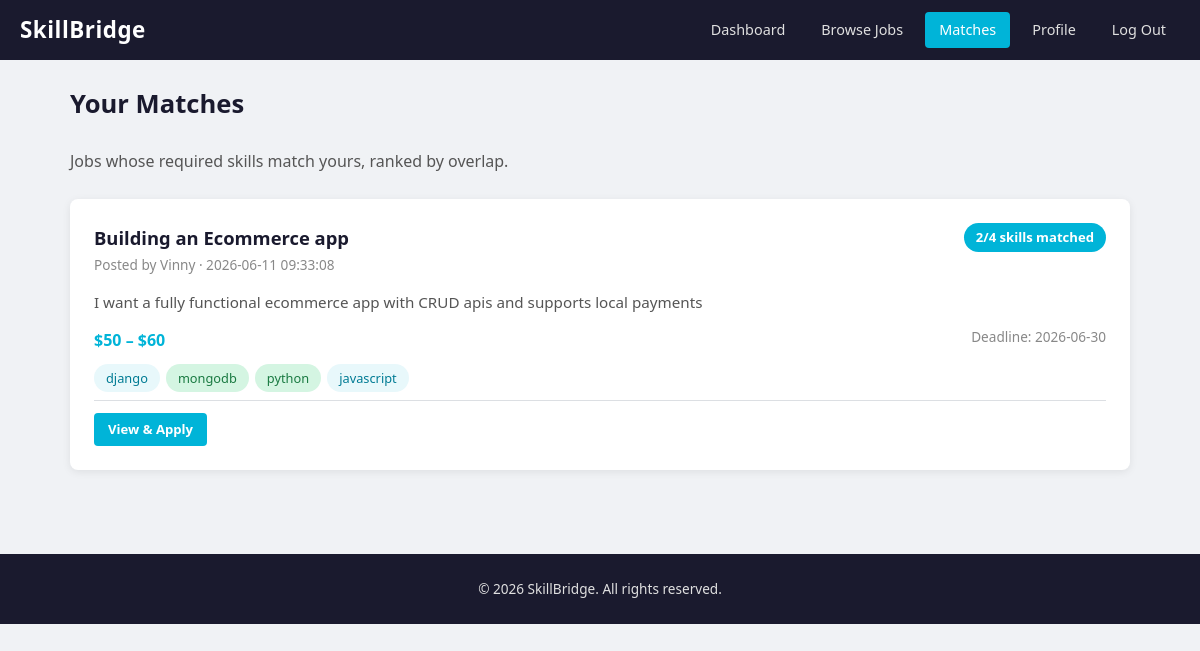
The page /matches.php (signed in) on the database its author committed.
### tables this page shows
CREATE TABLE jobs (
        id INTEGER PRIMARY KEY AUTOINCREMENT,
        client_id INTEGER NOT NULL,
        title TEXT NOT NULL,
        description TEXT NOT NULL,
        budget_min REAL NOT NULL,
        budget_max REAL NOT NULL,
        deadline TEXT NOT NULL,
        status TEXT NOT NULL DEFAULT 'open' CHECK(status IN ('open', 'closed')),
        created_at DATETIME DEFAULT CURRENT_TIMESTAMP,
        FOREIGN KEY (client_id) REFERENCES users(id) ON DELETE CASCADE
    );

### db.php (called while the page is built, shortened)
<?php
function isLoggedIn(): bool {
    return isset($_SESSION['user_id']);
}
function getCurrentUser(PDO $pdo): ?array {
    $stmt = $pdo->prepare('SELECT * FROM users WHERE id = ?');
    $stmt->execute([$_SESSION['user_id']]);
    return $stmt->fetch() ?: null;
}
function getUserSkills(PDO $pdo, int $userId): array {
    $stmt = $pdo->prepare('SELECT skill_name FROM skills WHERE user_id = ?');
    $stmt->execute([$userId]);
    return $stmt->fetchAll(PDO::FETCH_COLUMN);
}
function h(string $str): string {
    return htmlspecialchars($str, ENT_QUOTES, 'UTF-8');
}
?>

### matches.php (the view, shortened to what this page needs)
<?php
require_once __DIR__ . '/db.php';
$user = getCurrentUser($pdo);
$role = $user['role'];
if ($role === 'client') {
    $stmt = $pdo->prepare('
        SELECT DISTINCT js.skill_name
        FROM job_skills js
        JOIN jobs j ON js.job_id = j.id
        WHERE j.client_id = ? AND j.status = ?
    ');
    $stmt->execute([$user['id'], 'open']);
    $requiredSkills = $stmt->fetchAll(PDO::FETCH_COLUMN);
    $matches = [];
    if (!empty($requiredSkills)) {
        $placeholders = implode(',', array_fill(0, count($requiredSkills), '?'));
        $params = $requiredSkills;
        $stmt = $pdo->prepare("
            SELECT u.id, u.name, u.email, u.bio, u.hourly_rate, u.availability,
                   COUNT(s.skill_name) AS match_score
            FROM users u
            JOIN skills s ON u.id = s.user_id
            WHERE u.role = 'freelancer'
              AND LOWER(s.skill_name) IN ($placeholders)
            GROUP BY u.id
            ORDER BY match_score DESC
        ");
        $stmt->execute($params);
        $matches = $stmt->fetchAll();
        $totalRequired = count($requiredSkills);
        foreach ($matches as &$m) {
            $m['skills'] = getUserSkills($pdo, $m['id']);
            $m['total_required'] = $totalRequired;
        }
        unset($m);
    }
} else {
    $userSkills = getUserSkills($pdo, $user['id']);
    $matches = [];
    if (!empty($userSkills)) {
        $placeholders = implode(',', array_fill(0, count($userSkills), '?'));
        $params = $userSkills;
        $stmt = $pdo->prepare("
            SELECT j.id, j.title, j.description, j.budget_min, j.budget_max,
                   j.deadline, j.created_at, u.name AS client_name,
                   COUNT(js.skill_name) AS match_score
            FROM jobs j
            JOIN job_skills js ON j.id = js.job_id
            JOIN users u ON j.client_id = u.id
            WHERE j.status = 'open'
              AND LOWER(js.skill_name) IN ($placeholders)
            GROUP BY j.id
            ORDER BY match_score DESC
        ");
        $stmt->execute($params);
        $matches = $stmt->fetchAll();
    }
}
?>
<!DOCTYPE html>
<html lang="en">
<head>
    <link rel="stylesheet" href="style.css">
</head>
<body>
    <nav class="navbar">
        <a href="dashboard.php" class="navbar-brand">SkillBridge</a>
        <div class="navbar-links">
            <a href="dashboard.php">Dashboard</a>
            <?php if ($role === 'client'): ?>
                <a href="post_job.php">Post Job</a>
                <a href="browse_freelancers.php">Browse Freelancers</a>
            <?php else: ?>
                <a href="browse_jobs.php">Browse Jobs</a>
            <?php endif; ?>
            <a href="matches.php" class="active">Matches</a>
            <a href="profile.php">Profile</a>
            <a href="logout.php">Log Out</a>
        </div>
    </nav>
    <div class="container">
        <h1 class="page-title">Your Matches</h1>
        <?php if ($role === 'client'): ?>
            <p class="page-subtitle">Freelancers whose skills match your job requirements, ranked by overlap.</p>
            <?php if (empty($requiredSkills)): ?>
                <div class="empty-state">
                    <p>Post a job first to see matching freelancers.</p>
                    <a href="post_job.php" class="btn btn-primary">Post a Job</a>
                </div>
            <?php elseif (empty($matches)): ?>
                <div class="empty-state">
                    <p>No freelancers match your required skills yet.</p>
                </div>
            <?php else: ?>
                <?php foreach ($matches as $m): ?>
                    <div class="card">
                        <div class="card-header">
                            <div>
                                <h2 class="card-title"><?= h($m['name']) ?></h2>
                                <span class="card-meta"><?= h($m['email']) ?></span>
                            </div>
                            <span class="match-score"><?= $m['match_score'] ?>/<?= $m['total_required'] ?> skills matched</span>
                        </div>
                        <?php if ($m['bio']): ?>
                            <div class="card-body"><?= nl2br(h($m['bio'])) ?></div>
                        <?php endif; ?>
                        <div class="flex-between mb-8" style="flex-wrap:wrap; gap:8px;">
                            <span class="budget-range">$<?= number_format($m['hourly_rate'], 2) ?>/hr</span>
                            <span class="badge badge-<?= $m['availability'] === 'available' ? 'open' : 'closed' ?>">
                                <?= h(ucfirst($m['availability'])) ?>
                            </span>
                        </div>
                        <div class="skill-tags">
                            <?php foreach ($m['skills'] as $sk): ?>
                                <span class="skill-pill <?= in_array($sk, $requiredSkills) ? 'match' : '' ?>"><?= h($sk) ?></span>
                            <?php endforeach; ?>
                        </div>
                    </div>
                <?php endforeach; ?>
            <?php endif; ?>
        <?php else: ?>
            <p class="page-subtitle">Jobs whose required skills match yours, ranked by overlap.</p>
            <?php if (empty($userSkills)): ?>
                <div class="empty-state">
                    <p>Add skills to your profile to see matching jobs.</p>
                    <a href="profile.php" class="btn btn-primary">Edit Profile</a>
                </div>
            <?php elseif (empty($matches)): ?>
                <div class="empty-state">
                    <p>No jobs match your skills yet. Check back later!</p>
                </div>
            <?php else: ?>
                <?php foreach ($matches as $m): ?>
                    <div class="card">
                        <div class="card-header">
                            <div>
                                <h2 class="card-title"><?= h($m['title']) ?></h2>
                                <span class="card-meta">Posted by <?= h($m['client_name']) ?> &middot; <?= h($m['created_at']) ?></span>
                            </div>
                            <span class="match-score"><?= $m['match_score'] ?>/<?= $m['total_skills'] ?> skills matched</span>
                        </div>
                        <div class="card-body"><?= nl2br(h(substr($m['description'], 0, 300))) ?><?= strlen($m['description']) > 300 ? '...' : '' ?></div>
                        <div class="flex-between mb-8" style="flex-wrap:wrap; gap:8px;">
                            <span class="budget-range">$<?= number_format($m['budget_min']) ?> – $<?= number_format($m['budget_max']) ?></span>
                            <span class="card-meta">Deadline: <?= h($m['deadline']) ?></span>
                        </div>
                        <div class="skill-tags">
                            <?php foreach ($m['job_skills'] as $sk): ?>
                                <span class="skill-pill <?= in_array($sk, $userSkills) ? 'match' : '' ?>"><?= h($sk) ?></span>
                            <?php endforeach; ?>
                        </div>
                        <div class="card-footer">
                            <a href="browse_jobs.php" class="btn btn-primary btn-sm">View &amp; Apply</a>
                        </div>
                    </div>
                <?php endforeach; ?>
            <?php endif; ?>
        <?php endif; ?>
    </div>
    <footer class="footer">&copy; 2026 SkillBridge. All rights reserved.</footer>
</body>
</html>

### style.css (style rules this page uses)
:root { --color-bg-dark: #1a1a2e; --color-bg-page: #f0f2f5; --color-accent: #00b4d8; --color-accent-hover: #0096b7; --color-white: #ffffff; --color-text-primary: #1a1a2e; --color-text-secondary: #555555; --color-text-light: #888888; --color-text-on-dark: #e0e0e0; --color-border: #dcdfe3; --color-danger: #e74c3c; --color-danger-hover: #c0392b; --color-success: #27ae60; --color-success-hover: #219150; --color-warning: #f39c12; --color-pill-bg: #e8f8fb; --color-pill-text: #007b94; --shadow-card: 0 2px 8px rgba(0, 0, 0, 0.08); --shadow-card-hover: 0 4px 16px rgba(0, 0, 0, 0.12); --radius: 8px; --radius-sm: 4px; --radius-pill: 50px; --font-family: 'Segoe UI', -apple-system, BlinkMacSystemFont, sans-serif; --max-width: 1100px; --nav-height: 60px; }
*, *::before, *::after { box-sizing: border-box; margin: 0; padding: 0; }
html { font-size: 16px; scroll-behavior: smooth; }
body { font-family: var(--font-family); background: var(--color-bg-page); color: var(--color-text-primary); line-height: 1.6; min-height: 100vh; }
a { color: var(--color-accent); text-decoration: none; }
.navbar { background: var(--color-bg-dark); height: var(--nav-height); display: flex; align-items: center; justify-content: space-between; padding: 0 20px; position: sticky; top: 0; z-index: 100; }
.navbar-brand { color: var(--color-white); font-size: 1.4rem; font-weight: 700; letter-spacing: 0.5px; }
.navbar-links { display: flex; align-items: center; gap: 8px; }
.navbar-links a { color: var(--color-text-on-dark); padding: 6px 14px; border-radius: var(--radius-sm); font-size: 0.9rem; transition: background 0.2s, color 0.2s; }
.navbar-links a.active { background: var(--color-accent); color: var(--color-white); }
.container { max-width: var(--max-width); margin: 0 auto; padding: 24px 20px; }
.page-title { font-size: 1.6rem; font-weight: 700; margin-bottom: 24px; color: var(--color-text-primary); }
.page-subtitle { font-size: 1rem; color: var(--color-text-secondary); margin-bottom: 24px; }
.card { background: var(--color-white); border-radius: var(--radius); box-shadow: var(--shadow-card); padding: 24px; margin-bottom: 20px; transition: box-shadow 0.2s; }
.card-header { display: flex; justify-content: space-between; align-items: flex-start; margin-bottom: 12px; }
.card-title { font-size: 1.15rem; font-weight: 600; color: var(--color-text-primary); }
.card-meta { font-size: 0.85rem; color: var(--color-text-light); margin-bottom: 8px; }
.card-body { font-size: 0.95rem; color: var(--color-text-secondary); margin-bottom: 12px; }
.card-footer { display: flex; justify-content: space-between; align-items: center; padding-top: 12px; border-top: 1px solid var(--color-border); }
.skill-tags { display: flex; flex-wrap: wrap; gap: 6px; margin: 8px 0; }
.skill-pill { display: inline-flex; align-items: center; background: var(--color-pill-bg); color: var(--color-pill-text); padding: 4px 12px; border-radius: var(--radius-pill); font-size: 0.8rem; font-weight: 500; }
.skill-pill.match { background: #d4f5e2; color: #1a7a42; }
.btn { display: inline-block; padding: 10px 22px; font-size: 0.9rem; font-weight: 600; font-family: var(--font-family); border: none; border-radius: var(--radius-sm); cursor: pointer; transition: background 0.2s, transform 0.1s; text-align: center; text-decoration: none; }
.btn-primary { background: var(--color-accent); color: var(--color-white); }
.btn-sm { padding: 6px 14px; font-size: 0.82rem; }
.match-score { display: inline-block; padding: 4px 12px; border-radius: var(--radius-pill); font-size: 0.82rem; font-weight: 600; background: var(--color-accent); color: var(--color-white); }
.budget-range { font-weight: 600; color: var(--color-accent); font-size: 1rem; }
.footer { background: var(--color-bg-dark); color: var(--color-text-on-dark); text-align: center; padding: 24px 20px; font-size: 0.85rem; margin-top: 40px; }
.mb-8 { margin-bottom: 8px; }
.flex-between { display: flex; justify-content: space-between; align-items: center; }

### rows shown on the page
jobs: title "Building an Ecommerce app", client_name "Vinny", created_at "2026-06-11 09:33:08", match_score "2", total_skills "4", description "I want a fully functional ecommerce app with CRUD apis and supports local payments", budget_min "50", budget_max "60", deadline "2026-06-30", sk "django", sk "mongodb", sk "python", sk "javascript"
